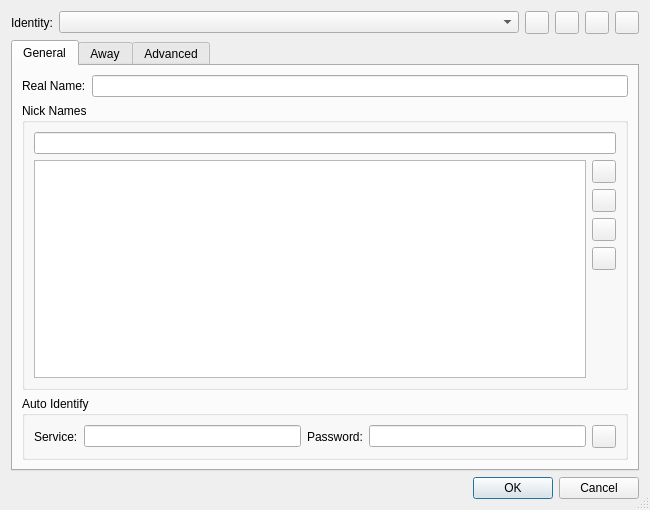
<?xml version="1.0" encoding="UTF-8"?>
<ui version="4.0">
 <class>IrcIdentitiesEditDialog</class>
 <widget class="QDialog" name="IrcIdentitiesEditDialog">
  <property name="geometry">
   <rect>
    <x>0</x>
    <y>0</y>
    <width>650</width>
    <height>510</height>
   </rect>
  </property>
  <property name="windowTitle">
   <string>IRC Identities</string>
  </property>
  <property name="sizeGripEnabled">
   <bool>true</bool>
  </property>
  <layout class="QVBoxLayout" name="verticalLayout">
   <item>
    <layout class="QHBoxLayout" name="horizontalLayout">
     <item>
      <widget class="QLabel" name="label">
       <property name="text">
        <string>Identity:</string>
       </property>
      </widget>
     </item>
     <item>
      <widget class="QComboBox" name="identitiesCombo">
       <property name="sizePolicy">
        <sizepolicy hsizetype="Expanding" vsizetype="Fixed">
         <horstretch>0</horstretch>
         <verstretch>0</verstretch>
        </sizepolicy>
       </property>
       <property name="toolTip">
        <string>Select the identity to work on</string>
       </property>
      </widget>
     </item>
     <item>
      <widget class="QToolButton" name="addButton">
       <property name="toolTip">
        <string>Press to add a new identity</string>
       </property>
      </widget>
     </item>
     <item>
      <widget class="QToolButton" name="copyButton">
       <property name="toolTip">
        <string>Press to copy the selected identity</string>
       </property>
      </widget>
     </item>
     <item>
      <widget class="QToolButton" name="renameButton">
       <property name="toolTip">
        <string>Press to rename the selected identity</string>
       </property>
      </widget>
     </item>
     <item>
      <widget class="QToolButton" name="deleteButton">
       <property name="toolTip">
        <string>Press to delete the selected identity</string>
       </property>
      </widget>
     </item>
    </layout>
   </item>
   <item>
    <widget class="QTabWidget" name="identityTabWidget">
     <property name="currentIndex">
      <number>0</number>
     </property>
     <widget class="QWidget" name="generalTab">
      <attribute name="title">
       <string>General</string>
      </attribute>
      <layout class="QGridLayout" name="gridLayout_2">
       <item row="0" column="0">
        <widget class="QLabel" name="label_2">
         <property name="text">
          <string>Real Name:</string>
         </property>
        </widget>
       </item>
       <item row="0" column="1">
        <widget class="QLineEdit" name="realnameEdit">
         <property name="toolTip">
          <string>Enter the real name</string>
         </property>
        </widget>
       </item>
       <item row="1" column="0" colspan="2">
        <widget class="QGroupBox" name="nickNameGroup">
         <property name="title">
          <string>Nick Names</string>
         </property>
         <layout class="QGridLayout" name="gridLayout">
          <item row="0" column="0" colspan="2">
           <widget class="QLineEdit" name="nicknameEdit">
            <property name="toolTip">
             <string>Enter a nick name to add</string>
            </property>
           </widget>
          </item>
          <item row="1" column="0" rowspan="5">
           <widget class="QListWidget" name="nicknamesList">
            <property name="alternatingRowColors">
             <bool>true</bool>
            </property>
           </widget>
          </item>
          <item row="1" column="1">
           <widget class="QToolButton" name="nicknameAddButton">
            <property name="toolTip">
             <string>Press to add the entered nick name</string>
            </property>
           </widget>
          </item>
          <item row="2" column="1">
           <widget class="QToolButton" name="nicknameDeleteButton">
            <property name="toolTip">
             <string>Press to delete the selected nick name</string>
            </property>
            <property name="text">
             <string/>
            </property>
           </widget>
          </item>
          <item row="3" column="1">
           <widget class="QToolButton" name="nicknameUpButton">
            <property name="toolTip">
             <string>Press to move the selected nick name up</string>
            </property>
           </widget>
          </item>
          <item row="4" column="1">
           <widget class="QToolButton" name="nicknameDownButton">
            <property name="toolTip">
             <string>Press to move the selected nick name down</string>
            </property>
           </widget>
          </item>
          <item row="5" column="1">
           <spacer name="verticalSpacer">
            <property name="orientation">
             <enum>Qt::Vertical</enum>
            </property>
            <property name="sizeHint" stdset="0">
             <size>
              <width>20</width>
              <height>87</height>
             </size>
            </property>
           </spacer>
          </item>
         </layout>
        </widget>
       </item>
       <item row="2" column="0" colspan="2">
        <widget class="QGroupBox" name="autoIdentifyGroup">
         <property name="title">
          <string>Auto Identify</string>
         </property>
         <layout class="QHBoxLayout" name="horizontalLayout_2">
          <item>
           <widget class="QLabel" name="label_3">
            <property name="text">
             <string>Service:</string>
            </property>
           </widget>
          </item>
          <item>
           <widget class="QLineEdit" name="serviceEdit">
            <property name="toolTip">
             <string>Enter the name of the service to identify against</string>
            </property>
            <property name="whatsThis">
             <string>Service name can be &lt;b&gt;&lt;i&gt;nickserv&lt;/i&gt;&lt;/b&gt; or a network-dependent name such as &lt;b&gt;&lt;i&gt;nickserv@services.dal.net&lt;/i&gt;&lt;/b&gt;</string>
            </property>
           </widget>
          </item>
          <item>
           <widget class="QLabel" name="label_4">
            <property name="text">
             <string>Password:</string>
            </property>
           </widget>
          </item>
          <item>
           <widget class="QLineEdit" name="passwordEdit">
            <property name="toolTip">
             <string>Enter the password</string>
            </property>
            <property name="echoMode">
             <enum>QLineEdit::Password</enum>
            </property>
           </widget>
          </item>
          <item>
           <widget class="QToolButton" name="showPasswordButton">
            <property name="toolTip">
             <string>Press to show the password</string>
            </property>
            <property name="checkable">
             <bool>true</bool>
            </property>
           </widget>
          </item>
         </layout>
        </widget>
       </item>
      </layout>
     </widget>
     <widget class="QWidget" name="awayTab">
      <attribute name="title">
       <string>Away</string>
      </attribute>
      <layout class="QGridLayout" name="gridLayout_5">
       <item row="0" column="0" colspan="2">
        <widget class="QCheckBox" name="rememberPosOnAwayCheckBox">
         <property name="toolTip">
          <string>Select to mark the current position in the chat, when you send an AWAY command.</string>
         </property>
         <property name="whatsThis">
          <string/>
         </property>
         <property name="text">
          <string>Mark the current position in chat windows when going away</string>
         </property>
        </widget>
       </item>
       <item row="1" column="0">
        <widget class="QLabel" name="label_8">
         <property name="text">
          <string>Away Message:</string>
         </property>
        </widget>
       </item>
       <item row="1" column="1">
        <widget class="QLineEdit" name="awayEdit">
         <property name="toolTip">
          <string>Enter the message to be sent when going away</string>
         </property>
        </widget>
       </item>
       <item row="2" column="1">
        <spacer name="verticalSpacer_3">
         <property name="orientation">
          <enum>Qt::Vertical</enum>
         </property>
         <property name="sizeHint" stdset="0">
          <size>
           <width>20</width>
           <height>219</height>
          </size>
         </property>
        </spacer>
       </item>
      </layout>
     </widget>
     <widget class="QWidget" name="advancedTab">
      <attribute name="title">
       <string>Advanced</string>
      </attribute>
      <layout class="QGridLayout" name="gridLayout_3">
       <item row="0" column="0">
        <widget class="QLabel" name="label_5">
         <property name="text">
          <string>Ident:</string>
         </property>
        </widget>
       </item>
       <item row="0" column="1">
        <widget class="QLineEdit" name="identEdit">
         <property name="toolTip">
          <string>Enter the identity to be used to log-on to the server</string>
         </property>
        </widget>
       </item>
       <item row="1" column="0">
        <widget class="QLabel" name="label_6">
         <property name="text">
          <string>Reason for Quit:</string>
         </property>
        </widget>
       </item>
       <item row="1" column="1">
        <widget class="QLineEdit" name="quitEdit">
         <property name="toolTip">
          <string>Enter a message to be sent when quitting</string>
         </property>
        </widget>
       </item>
       <item row="2" column="0">
        <widget class="QLabel" name="label_7">
         <property name="text">
          <string>Reason for Part:</string>
         </property>
        </widget>
       </item>
       <item row="2" column="1">
        <widget class="QLineEdit" name="partEdit">
         <property name="toolTip">
          <string>Enter message to be sent when leaving a channel</string>
         </property>
        </widget>
       </item>
       <item row="3" column="1">
        <spacer name="verticalSpacer_2">
         <property name="orientation">
          <enum>Qt::Vertical</enum>
         </property>
         <property name="sizeHint" stdset="0">
          <size>
           <width>20</width>
           <height>291</height>
          </size>
         </property>
        </spacer>
       </item>
      </layout>
     </widget>
    </widget>
   </item>
   <item>
    <widget class="QDialogButtonBox" name="buttonBox">
     <property name="orientation">
      <enum>Qt::Horizontal</enum>
     </property>
     <property name="standardButtons">
      <set>QDialogButtonBox::Cancel|QDialogButtonBox::Ok</set>
     </property>
    </widget>
   </item>
  </layout>
 </widget>
 <tabstops>
  <tabstop>identitiesCombo</tabstop>
  <tabstop>addButton</tabstop>
  <tabstop>copyButton</tabstop>
  <tabstop>renameButton</tabstop>
  <tabstop>deleteButton</tabstop>
  <tabstop>identityTabWidget</tabstop>
  <tabstop>realnameEdit</tabstop>
  <tabstop>nicknameEdit</tabstop>
  <tabstop>nicknamesList</tabstop>
  <tabstop>nicknameAddButton</tabstop>
  <tabstop>nicknameDeleteButton</tabstop>
  <tabstop>nicknameUpButton</tabstop>
  <tabstop>nicknameDownButton</tabstop>
  <tabstop>serviceEdit</tabstop>
  <tabstop>passwordEdit</tabstop>
  <tabstop>showPasswordButton</tabstop>
  <tabstop>rememberPosOnAwayCheckBox</tabstop>
  <tabstop>awayEdit</tabstop>
  <tabstop>identEdit</tabstop>
  <tabstop>quitEdit</tabstop>
  <tabstop>partEdit</tabstop>
 </tabstops>
 <resources/>
 <connections>
  <connection>
   <sender>buttonBox</sender>
   <signal>accepted()</signal>
   <receiver>IrcIdentitiesEditDialog</receiver>
   <slot>accept()</slot>
   <hints>
    <hint type="sourcelabel">
     <x>248</x>
     <y>254</y>
    </hint>
    <hint type="destinationlabel">
     <x>157</x>
     <y>274</y>
    </hint>
   </hints>
  </connection>
  <connection>
   <sender>buttonBox</sender>
   <signal>rejected()</signal>
   <receiver>IrcIdentitiesEditDialog</receiver>
   <slot>reject()</slot>
   <hints>
    <hint type="sourcelabel">
     <x>316</x>
     <y>260</y>
    </hint>
    <hint type="destinationlabel">
     <x>286</x>
     <y>274</y>
    </hint>
   </hints>
  </connection>
 </connections>
</ui>
